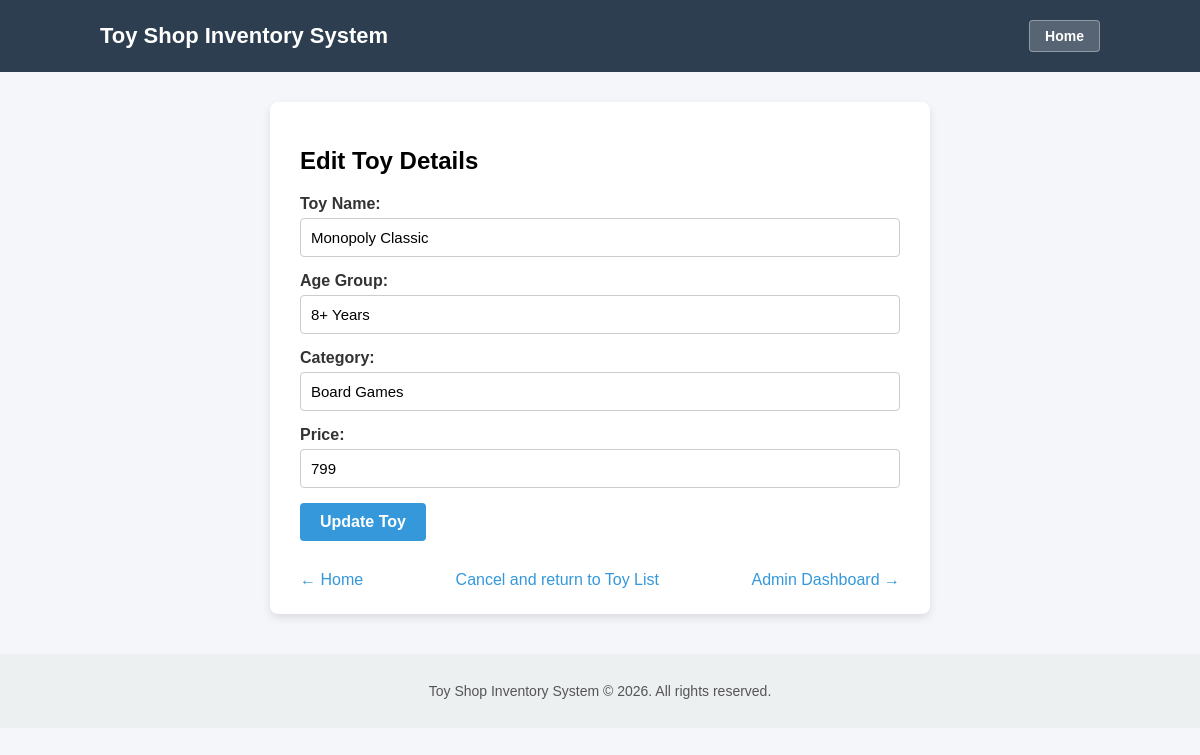
Page /toys/edit/3/ (signed in) on the committed database.
### toys/models.py (models this page shows, shortened)
class Toy(models.Model):
    toy_name = models.CharField(max_length=100)
    age_group = models.CharField(max_length=50)
    category = models.CharField(max_length=50)
    price = models.CharField(max_length=20)
    description = models.TextField(blank=True, default='')

### toys/views.py (the view)
    @csrf_exempt
    @login_required
    def wrapper(request, *args, **kwargs):
        if not (request.user.is_superuser or request.user.is_staff):
            return redirect('user_dashboard')
        return view_func(request, *args, **kwargs)

### toys/views.py (called while the page is built, shortened)
def admin_required(view_func):
    @csrf_exempt
    @login_required
    def wrapper(request, *args, **kwargs):
        if not (request.user.is_superuser or request.user.is_staff):
            return redirect('user_dashboard')
        return view_func(request, *args, **kwargs)
    return wrapper

@admin_required
def edit_toy(request, id):
    toy = get_object_or_404(Toy, id=id)
    return render(request, 'edit_toy.html', {'toy': toy})

### toys/templates/edit_toy.html (shortened to what this page needs)
<!DOCTYPE html>
<html lang="en">
<head>
</head>
<body>
    <header>
        <div style="display: flex; justify-content: space-between; align-items: center; max-width: 1000px; margin: 0 auto; padding: 0 15px;">
            <h1 style="margin: 0; font-size: 22px;"><a href="{% url 'home' %}" style="color: white; text-decoration: none;">Toy Shop Inventory System</a></h1>
            <a href="{% url 'home' %}" style="background: rgba(255,255,255,0.2); color: white; padding: 7px 15px; border-radius: 4px; text-decoration: none; font-weight: bold; font-size: 14px; border: 1px solid rgba(255,255,255,0.35);">Home</a>
        </div>
    </header>
    <div class="container">
        <h2>Edit Toy Details</h2>
        <form id="editForm" method="POST" action="{% url 'edit_toy' toy.id %}" onsubmit="return validateEditForm()">
            <div class="form-group">
                <label for="toy_name">Toy Name:</label>
                <input type="text" id="toy_name" name="toy_name" value="{{ toy.toy_name }}">
            </div>
            <div class="form-group">
                <label for="age_group">Age Group:</label>
                <input type="text" id="age_group" name="age_group" value="{{ toy.age_group }}">
            </div>
            <div class="form-group">
                <label for="category">Category:</label>
                <input type="text" id="category" name="category" value="{{ toy.category }}">
            </div>
            <div class="form-group">
                <label for="price">Price:</label>
                <input type="text" id="price" name="price" value="{{ toy.price }}">
            </div>
            <button type="submit" class="btn-update">Update Toy</button>
        </form>
        <div style="margin-top: 15px; display: flex; justify-content: space-between; flex-wrap: wrap; gap: 10px;">
            <a href="{% url 'home' %}" class="nav-link">&larr; Home</a>
            <a href="{% url 'toy_list' %}" class="nav-link">Cancel and return to Toy List</a>
            <a href="{% url 'admin_dashboard' %}" class="nav-link">Admin Dashboard &rarr;</a>
        </div>
    </div>
    <footer>
        <p>Toy Shop Inventory System &copy; 2026. All rights reserved.</p>
    </footer>
</body>
</html>

### toys/templates/edit_toy.html (style rules this page uses)
body { font-family: Arial, sans-serif; background-color: #f4f6f9; margin: 0; padding: 0; }
header { background-color: #2c3e50; color: white; padding: 20px; text-align: center; }
.container { width: 80%; max-width: 600px; margin: 30px auto; background-color: white; padding: 25px 30px; border-radius: 8px; box-shadow: 0 4px 8px rgba(0,0,0,0.1); }
.form-group { margin-bottom: 15px; }
label { display: block; margin-bottom: 5px; font-weight: bold; color: #333; }
input[type="text"] { width: 100%; padding: 10px; box-sizing: border-box; border: 1px solid #ccc; border-radius: 4px; font-size: 15px; }
.btn-update { background-color: #3498db; color: white; padding: 10px 20px; border: none; border-radius: 4px; font-size: 16px; cursor: pointer; font-weight: bold; }
.nav-link { display: inline-block; margin-top: 15px; color: #3498db; text-decoration: none; }
footer { margin-top: 40px; padding: 15px; background-color: #ecf0f1; color: #555; text-align: center; font-size: 14px; }

### rows in the picture
Toy: toy_name "Monopoly Classic", age_group "8+ Years", category "Board Games", price "799"
